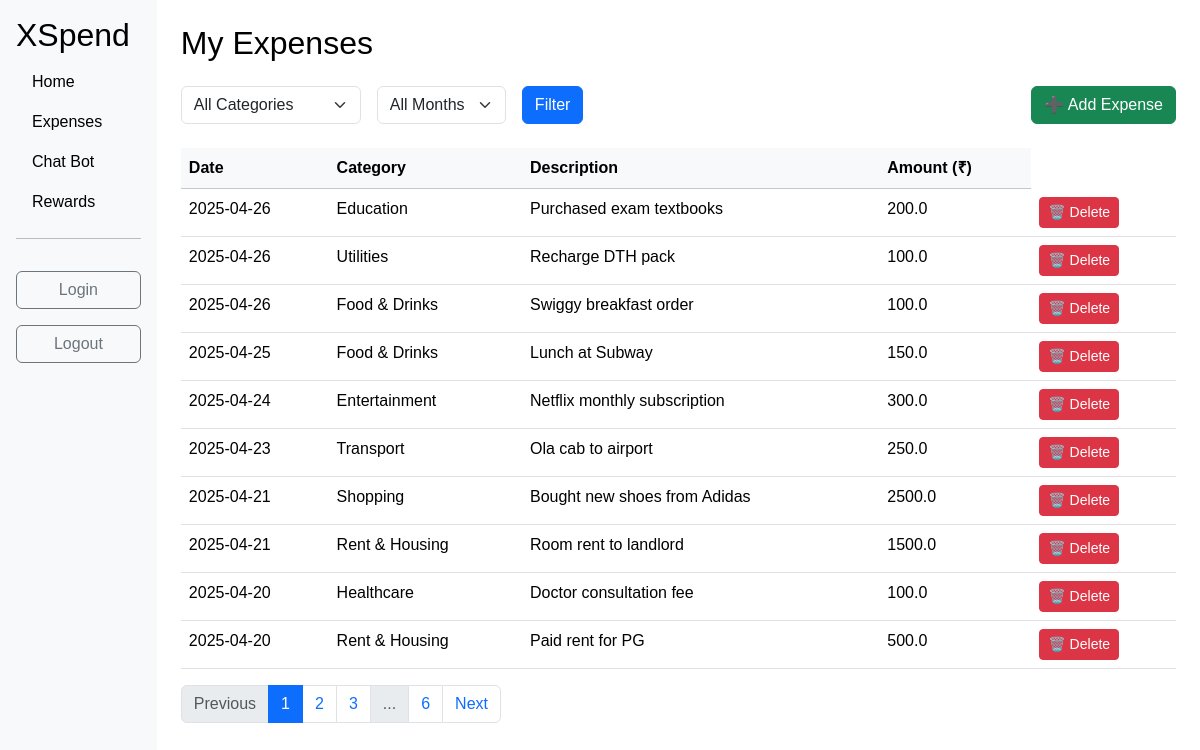
The page /expenses (signed in) on the database as committed earlier.
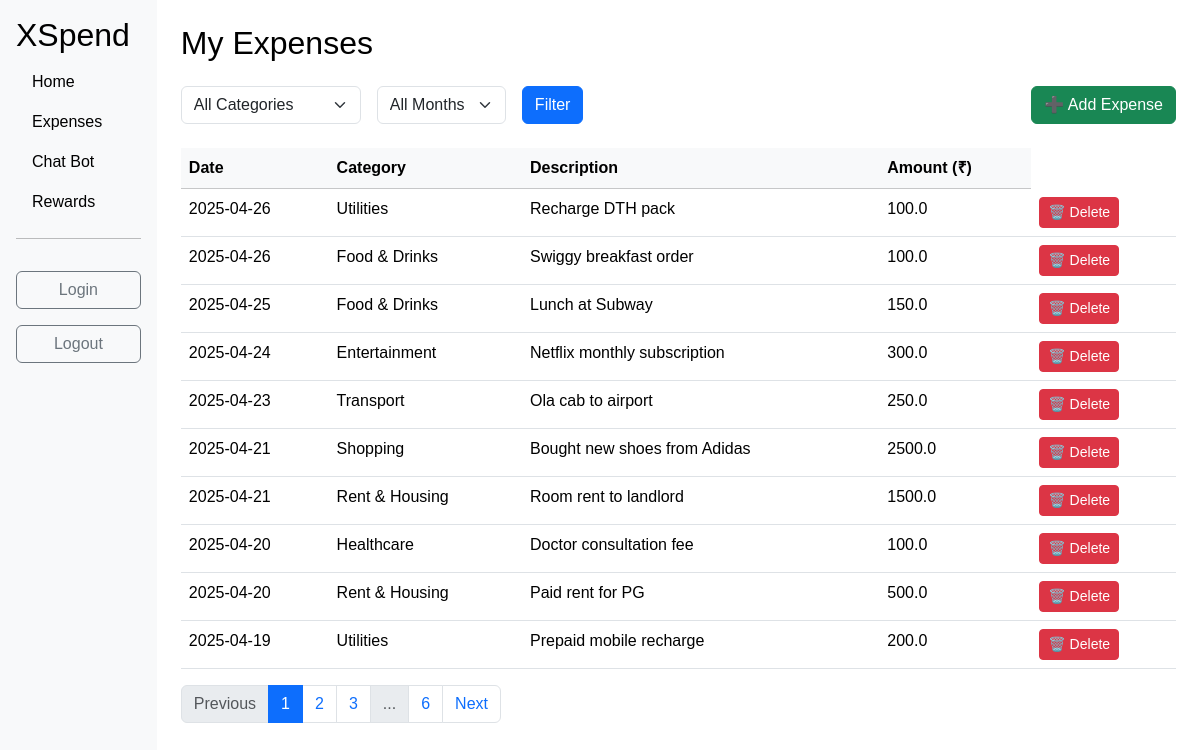
The same page on the database as committed later.
### app.py (models this page shows)
class Expenses(db.Model):
    id: Mapped[int] = mapped_column(primary_key=True, nullable=False)
    amount: Mapped[float] = mapped_column(nullable=False)
    date: Mapped[str] = mapped_column(nullable=False)
    description: Mapped[str] = mapped_column(nullable=True)
    category: Mapped[str] = mapped_column(nullable=False)
    transaction_type: Mapped[str] = mapped_column(nullable=False)

### app.py (the view)
@app.route('/expenses', methods=['GET', 'POST'])
def expenses():
    form = FilterForm()
    unique_categories = db.session.query(Expenses.category).distinct().all()
    category_list = [cat[0] for cat in unique_categories]
    month_list = ['January', 'February', 'March', 'April', 'May', 'June',
                  'July', 'August', 'September', 'October', 'November', 'December']
    form.category.choices = [('All', 'All Categories')] + [(cat, cat) for cat in category_list]
    form.month.choices = [('All', 'All Months')] + [(month, month) for month in month_list]
    selected_category = request.args.get('category', 'All')
    selected_month = request.args.get('month', 'All')
    page = request.args.get('page', 1, type=int)
    query = Expenses.query.filter_by(transaction_type='Expense')
    if selected_category != 'All':
        query = query.filter(Expenses.category == selected_category)
    if selected_month != 'All':
        query = query.filter(func.strftime('%m', Expenses.date) == str(month_list.index(selected_month)+1).zfill(2))
    expenses_paginated = query.order_by(Expenses.date.desc()).paginate(page=page, per_page=10)
    return render_template('expenses.html', form=form, expenses=expenses_paginated, selected_category=selected_category, selected_month=selected_month, logged_in=current_user.is_authenticated)

### app.py
class FilterForm(FlaskForm):
    category = SelectField('Category', choices=[], validators=[Optional()])
    month = SelectField('Month', choices=[], validators=[Optional()])
    submit = SubmitField('Filter')

### app.py (called while the page is built)
@login_manager.user_loader
def load_user(user_id):
    return db.get_or_404(User, user_id)

### templates/expenses.html (shortened to what this page needs)
{% extends "base.html" %}
{% block content %}
{% if logged_in %}
<h2 class="mb-4">My Expenses</h2>
<form method="get" action="{{ url_for('expenses') }}" class="d-flex gap-3 mb-4 align-items-end flex-wrap">
    <div>{{ form.category(class="form-select") }}</div>
    <div>{{ form.month(class="form-select") }}</div>
    <div>{{ form.submit(class="btn btn-primary") }}</div>
    <div class="ms-auto">
        <a href="{{ url_for('add') }}" class="btn btn-success">➕ Add Expense</a>
    </div>
</form>
<table class="table table-hover">
    <thead class="table-light">
        <tr>
            <th>Date</th>
            <th>Category</th>
            <th>Description</th>
            <th>Amount (₹)</th>
        </tr>
    </thead>
    <tbody>
        {% for expense in expenses.items %}
        <tr>
            <td>{{ expense.date }}</td>
            <td>{{ expense.category }}</td>
            <td>{{ expense.description or '-' }}</td>
            <td>{{ expense.amount }}</td>
            <td>
                <a href="{{ url_for('delete', id=expense.id) }}"
                   class="btn btn-danger btn-sm"
                   onclick="return confirm('Are you sure you want to delete this expense?');">
                   🗑️ Delete
                </a>
            </td>
        </tr>
        {% endfor %}
    </tbody>
</table>
<nav aria-label="Expenses Pagination">
  <ul class="pagination">
    {% if expenses.has_prev %}
      <li class="page-item">
        <a class="page-link" href="{{ url_for('expenses', page=expenses.prev_num, category=selected_category, month=selected_month) }}">Previous</a>
      </li>
    {% else %}
      <li class="page-item disabled">
        <span class="page-link">Previous</span>
      </li>
    {% endif %}
    {% for page_num in expenses.iter_pages(left_edge=1, right_edge=1, left_current=2, right_current=2) %}
      {% if page_num %}
        {% if page_num == expenses.page %}
          <li class="page-item active"><span class="page-link">{{ page_num }}</span></li>
        {% else %}
          <li class="page-item"><a class="page-link" href="{{ url_for('expenses', page=page_num, category=selected_category, month=selected_month) }}">{{ page_num }}</a></li>
        {% endif %}
      {% else %}
        <li class="page-item disabled"><span class="page-link">...</span></li>
      {% endif %}
    {% endfor %}
    {% if expenses.has_next %}
      <li class="page-item">
        <a class="page-link" href="{{ url_for('expenses', page=expenses.next_num, category=selected_category, month=selected_month) }}">Next</a>
      </li>
    {% else %}
      <li class="page-item disabled">
        <span class="page-link">Next</span>
      </li>
    {% endif %}
  </ul>
</nav>
        {% endif %}
{% endblock %}

### templates/base.html (shortened to what this page needs)
<!DOCTYPE html>
<html lang="en">
<head>
    {% block styles %}
        {{ bootstrap.load_css() }}
         <link rel="stylesheet" href="{{ url_for('static', filename='css/style.css') }}">
        <link rel="stylesheet" href="{{ url_for('static', filename='css/rewards.css') }}">
    {% endblock %}
</head>
<body>
    <div class="d-flex">
        <div class="sidebar p-3">
            <h2>XSpend</h2>
            <ul class="nav flex-column">
                <li class="nav-item"><a class="nav-link" href="{{ url_for('home') }}">Home</a></li>
                <li class="nav-item"><a class="nav-link" href="{{ url_for('expenses') }}">Expenses</a></li>
                <li class="nav-item"><a class="nav-link" href="{{ url_for('get_prediction') }}">Chat Bot</a></li>
                <li class="nav-item"><a class="nav-link" href="{{ url_for('generate_and_validate_coupon') }}">Rewards</a></li>
            </ul>
            <hr>
            <a class="btn btn-outline-secondary w-100 mt-3" href="{{ url_for('login') }}">Login</a>
            <a class="btn btn-outline-secondary w-100 mt-3" href = "{{ url_for('logout') }}">Logout</a>
        </div>
        <div class="content p-4" style="width: 100%;">
            {% block content %}{% endblock %}
        </div>
    </div>
</body>
</html>

### static/css/style.css (style rules this page uses)
body { --bg-color: #ffffff; --text-color: #000000; --sidebar-bg: #f8f9fa; --sidebar-link: #000000; --sidebar-link-hover: #0056b3; --content-bg: #ffffff; background-color: var(--bg-color); color: var(--text-color); font-family: 'Arial', sans-serif; margin: 0; padding: 0; }
.sidebar { background-color: var(--sidebar-bg); }
.content { background-color: var(--content-bg); }
.nav-link { color: var(--sidebar-link); }

Rows that differ between the two databases and show on the page:
removed Expenses: date "2025-04-26", category "Education", description "Purchased exam textbooks", amount "200.0"
now on this page (row unchanged): Expenses: date "2025-04-19", category "Utilities", description "Prepaid mobile recharge", amount "200.0"
